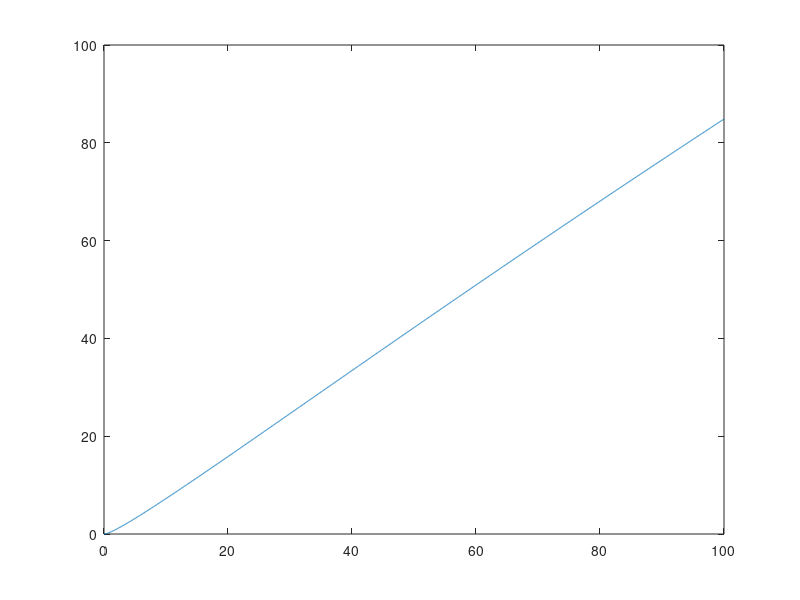

Reproduce this figure in MATLAB.
%% Droplet impact on a cantilever: general_damping_and_stiffness.m
% 
% This script deals with general values of damping and stiffness,
% characterised by beta and delta. There is no analytical solution in this
% case, so it uses ode45 to solve the differential equation numerically.
% This solution is only valid if beta and delta are O(1). Recall the ODE
% that is being solved is
% s''(t) + beta * s'(t) + delta * s(t) = (d^2/dt^2)[(t - s(t))^2],
% which can be rearranged to give a formula for s''(t)
% s''(t) = [2(1 - s'(t))^2 - beta * s'(t) - delta * s(t)] ...
%              / (1 + 2(t - s(t))),
% The initial conditions are s(0) = s'(0) = 0.


%%
% Solution for cantilever displacement and its derivatives
beta = 1e-3; % Damping constant
delta = 1e-3; % Stiffness constant
tvals = 0.01:0.01:100; % Time domain

% Function for the second derivative in terms of s and its derivative sdot
s_2nd_deriv = @(t, s, sdot) ...
    (2 * (1 - sdot).^2 - beta * sdot - delta * s) ...
        ./ (1 + 2 * (t - s));
 
% Function for solving the second order ODE as a system of first order
% ODEs, where s1 = s(t), s2 = s'(t), s_arr = [s1, s2] and ode_fun(t, s_arr)
% = [s1'(t), s2'(t)].
ode_fun = @(t, s_arr) ...
    [s_arr(2); s_2nd_deriv(t, s_arr(1), s_arr(2))];

% Solves the ODE over the time domain
[t, s_arr] = ode45(ode_fun, tvals, [0, 0]);

% Defines arrays for s and its derivatives
s = s_arr(:, 1);
sdot = s_arr(:, 2);
sddot = s_2nd_deriv(t, s, sdot);


%%
% Plotting
plot(tvals, s);
